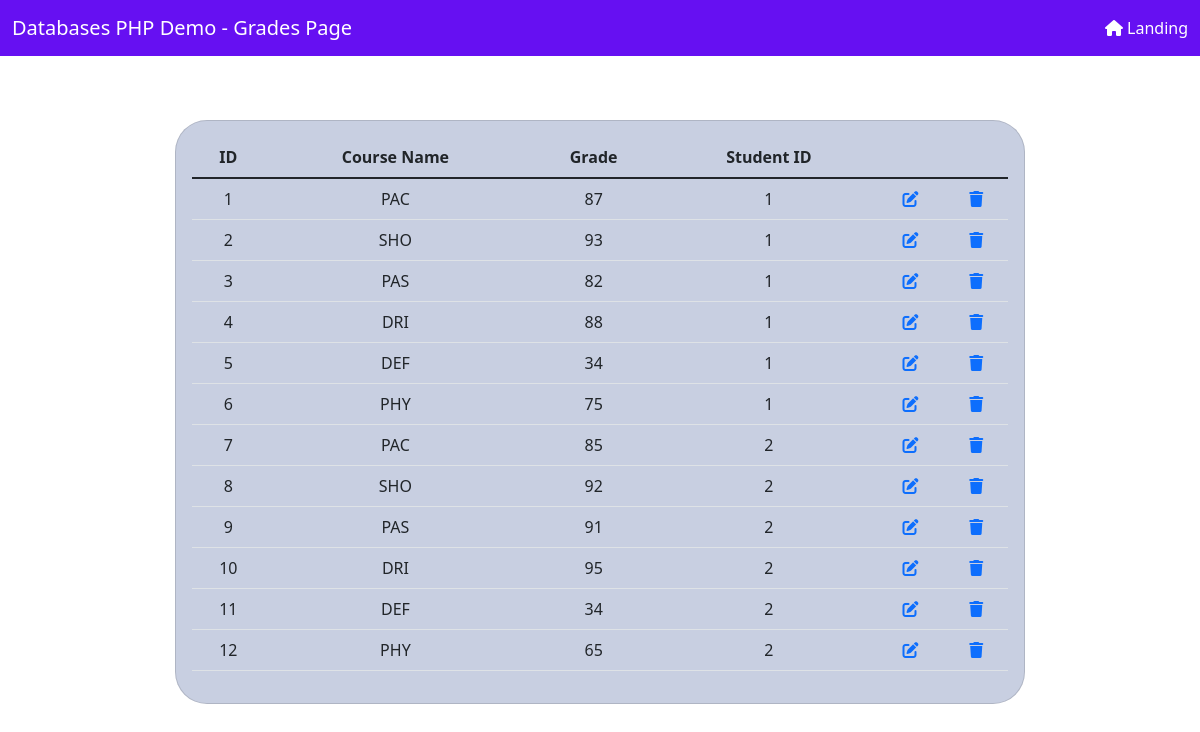
Page /dbdemo/grades.php on the committed database.
### tables this page shows
CREATE TABLE `grades` (
  `id` int NOT NULL,
  `course_name` varchar(45) NOT NULL,
  `grade` int NOT NULL CHECK (`grade` >= 0 AND `grade` <= 100),
  `student_id` int NOT NULL,
  PRIMARY KEY (`id`),
  UNIQUE KEY `id_UNIQUE` (`id`),
  KEY `student_id` (`student_id`),
  CONSTRAINT `student_id` FOREIGN KEY (`student_id`) REFERENCES `students` (`id`) ON DELETE CASCADE ON UPDATE CASCADE
);

### dbdemo/grades.php (the view, shortened to what this page needs)
<!DOCTYPE html>
<html lang = "en">
<head>
    <link rel = "stylesheet" href = "css/styles.css">
    <link rel = "stylesheet" href = "https://cdnjs.cloudflare.com/ajax/libs/font-awesome/6.0.0/css/all.min.css">
    <link rel = "stylesheet" href = "bootstrap/css/bootstrap.min.css">
</head>
<body>
    <nav class="navbar navbar-light navbar-expand-md" id="nav-bar">
        <div id="navbar-div" class="container-fluid">
            <a class="navbar-brand" id="nav-bar-text">Databases PHP Demo - Grades Page</a>
            <a id="navbar-items" href="/Databases-PHP-Demo/dbdemo/">
                <i class="fa fa-home "></i> Landing
            </a>
        </div>
    </nav>
    <div class="container">
        <div class="row" id="row">
            <div class="col-md-12">
                <div class="card" id="card-container">
                    <div class="card-body" id="card">
                        <?php
                        $conn = OpenCon();
                        $query = "SELECT * FROM grades";
                        $result = mysqli_query($conn, $query);
                        if(mysqli_num_rows($result) == 0){
                            echo '<h1 style="margin-top: 5rem;">No Students found!</h1>';
                        }
                        else{
                            echo '<div class="table-responsive">';
                                echo '<table class="table">';
                                    echo '<thead>';
                                        echo '<tr>';
                                            echo '<th>ID</th>';
                                            echo '<th>Course Name</th>';
                                            echo '<th>Grade</th>';
                                            echo '<th>Student ID</th>';
                                            echo '<th></th>';
                                            echo '<th></th>';
                                        echo '</tr>';
                                    echo '</thead>';
                                    echo '<tbody>';
                                    while($row = mysqli_fetch_row($result)){
                                        echo '<tr>';
                                            echo '<td>' . $row[0] . '</td>';
                                            echo '<td>' . $row[1] . '</td>';
                                            echo '<td>' . $row[2] . '</td>';
                                            echo '<td>' . $row[3] . '</td>';
                                            echo '<td>';
                                                echo '<a type="button" href="./update_grade.php?id=' . $row[3]. '&grade_id=' . $row[0] . '">';
                                                    echo '<i class="fa fa-edit"></i>';
                                                echo '</a>';
                                            echo '</td>';
                                            echo '<td>';
                                            echo '<a type="button" href="./delete_grade.php?id=' . $row[3]. '&grade_id=' . $row[0] . '">';
                                            echo '<i class = "fa fa-trash"></i>';
                                                echo '</a>';
                                            echo '</td>';
                                        echo '</tr>';
                                    }
                                    echo '</tbody>';
                                echo '</table>';
                            echo '</div>';
                        }
                        ?>
                    </div>
                </div>
            </div>
        </div>
    </div>
</body>
</html>

### dbdemo/css/styles.css (style rules this page uses)
#nav-bar { background-color: var(--bs-indigo); }
#nav-bar-text { color: white; }
#card { text-align: center; }
#row { margin-top: 4rem; }
#card-container { min-height: 250px; border-radius: 32px; max-width: 850px; margin: auto; background-color: rgba(18,49,126,0.23); }
#navbar-div { display: flex; justify-content: space-between; }
#navbar-items { text-decoration: none; color: white; font-size: 16px; }

### rows in the picture
grades: id "1", course_name "PAC", grade "87", student "1"
grades: id "2", course_name "SHO", grade "93", student "1"
grades: id "3", course_name "PAS", grade "82", student "1"
grades: id "4", course_name "DRI", grade "88", student "1"
grades: id "5", course_name "DEF", grade "34", student "1"
grades: id "6", course_name "PHY", grade "75", student "1"
grades: id "7", course_name "PAC", grade "85", student "2"
grades: id "8", course_name "SHO", grade "92", student "2"
grades: id "9", course_name "PAS", grade "91", student "2"
grades: id "10", course_name "DRI", grade "95", student "2"
grades: id "11", course_name "DEF", grade "34", student "2"
grades: id "12", course_name "PHY", grade "65", student "2"
